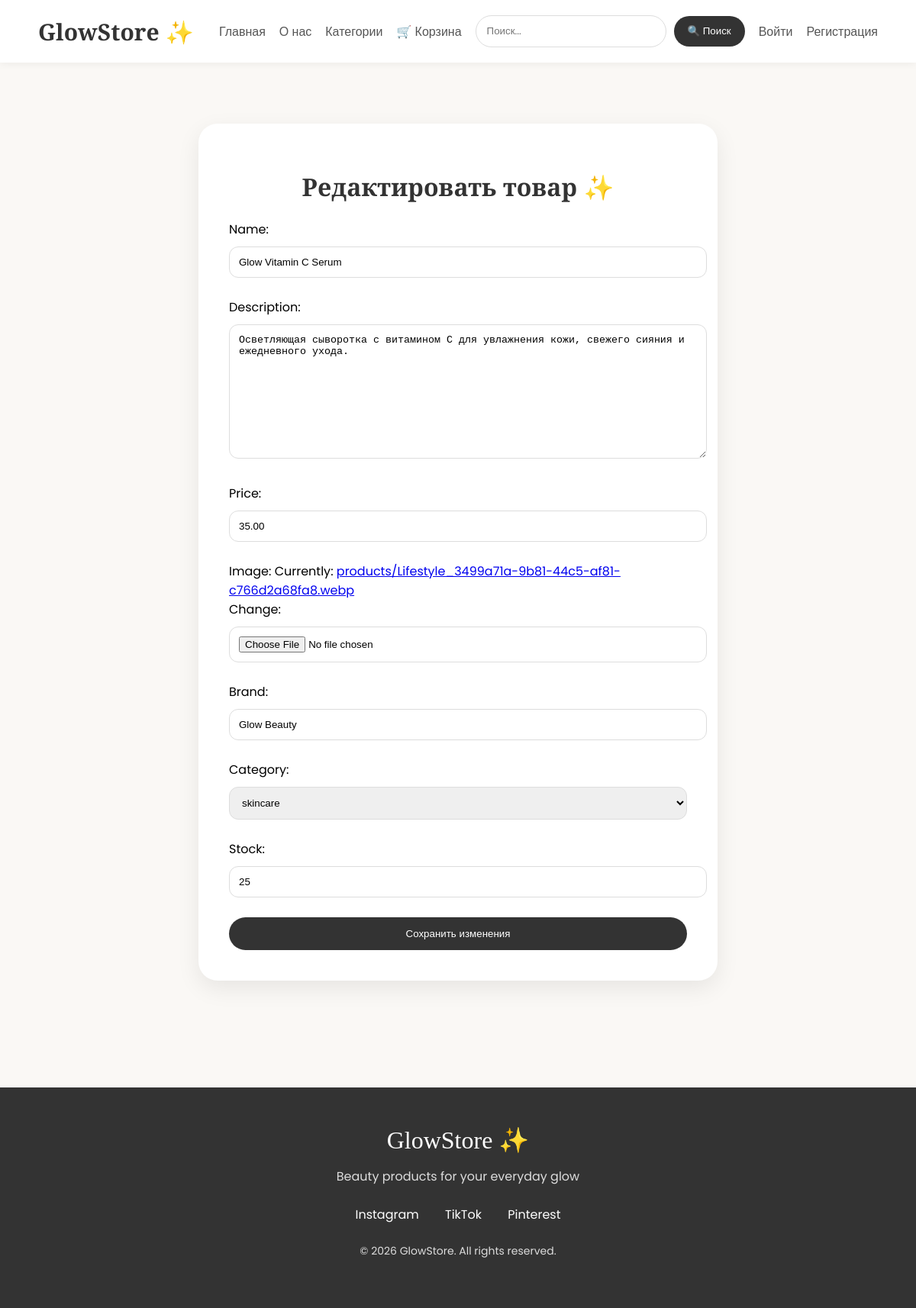
Page /edit/2/ on the committed database.
### products/models.py (models this page shows, shortened)
class Product(models.Model):
    owner = models.ForeignKey(
        User,
        on_delete=models.CASCADE,
        null=True,
        blank=True
    )
    name = models.CharField(
        max_length=200
    )
    description = models.TextField()
    price = models.DecimalField(
        max_digits=8,
        decimal_places=2
    )
    image = models.ImageField(
        upload_to='products/'
    )
    brand = models.CharField(
        max_length=100
    )
    category = models.ForeignKey(
        Category,
        on_delete=models.CASCADE,
        related_name='products'
    )
    stock = models.PositiveIntegerField(
        default=0
    )
    created_at = models.DateTimeField(
        auto_now_add=True
    )

class Category(models.Model):
    name = models.CharField(
        max_length=100
    )
    def __str__(self):
        return self.name

### products/views.py (the view)
def product_update(request, id):
    product = get_object_or_404(
        Product,
        id=id
    )
    if request.method == "POST":
        form = ProductForm(
            request.POST,
            request.FILES,
            instance=product
        )
        if form.is_valid():
            form.save()
            return redirect(
                'product_detail',
                id=product.id
            )
    else:
        form = ProductForm(
            instance=product
        )
    return render(
        request,
        'products/product_update.html',
        {
            'form': form,
            'product': product
        }
    )

### products/forms.py
class ProductForm(forms.ModelForm):
    class Meta:
        model = Product
        fields = [
            'name',
            'description',
            'price',
            'image',
            'brand',
            'category',
            'stock',
        ]

### products/templates/products/product_update.html (shortened to what this page needs)
{% extends 'base.html' %}
{% block content %}
<div class="form-box">
<h1>
    Редактировать товар ✨
</h1>
<form method="POST" enctype="multipart/form-data">
    {{ form.as_p }}
    <button type="submit">
        Сохранить изменения
    </button>
</form>
</div>
{% endblock %}

### templates/base.html (style rules this page uses)
body { margin: 0; background: #faf8f5; font-family: 'Poppins', sans-serif; }

### products/templates/products/product_update.html (style rules this page uses)
.form-box { max-width: 600px; margin: 50px auto; background: white; padding: 40px; border-radius: 25px; box-shadow: 0 10px 30px rgba(0,0,0,0.08); }
.form-box h1 { font-family: 'Playfair Display', serif; text-align: center; color: #333; }
.form-box input, .form-box textarea, .form-box select { width: 100%; padding: 12px; margin: 10px 0; border: 1px solid #ddd; border-radius: 12px; }
.form-box button { width: 100%; padding: 14px; border-radius: 30px; border: none; background: #333; color: white; cursor: pointer; }

### rows in the picture
Product: name "Glow Vitamin C Serum", description "Осветляющая сыворотка с витамином C для увлажнения кожи, свежего сияния и ежедневного ухода.", price "35.00", brand "Glow Beauty", category "skincare", stock "25"
